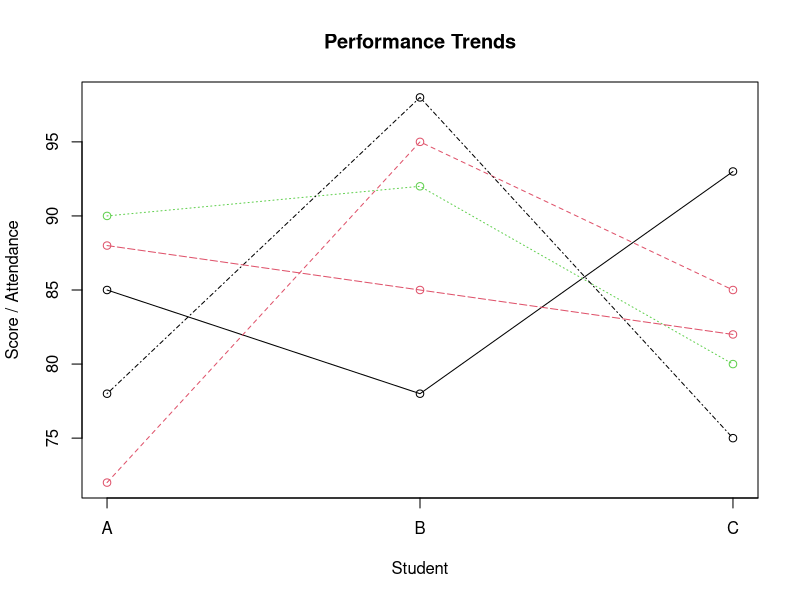

The R source for this figure:
student_data <- data.frame(Student = c("A", "B", "C", "D", "E"), 
                           Math_Score = c(85, 72, 90, 78, 88), 
                           Science_Score = c(78, 95, 92, 98, 85), 
                           Attendance = c(93, 85, 80, 75, 82))
matplot(t(student_data[, -1]), type = "o", pch = 1, col = 1:3, xaxt = "n", 
        xlab = "Student", ylab = "Score / Attendance", main = "Performance Trends")
axis(1, 1:5, student_data$Student)